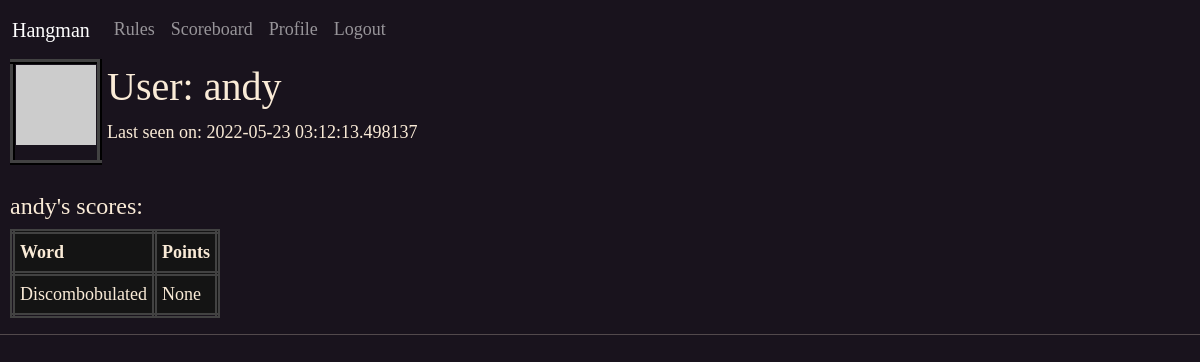
Before: /user/andy (signed in) with the older database file.
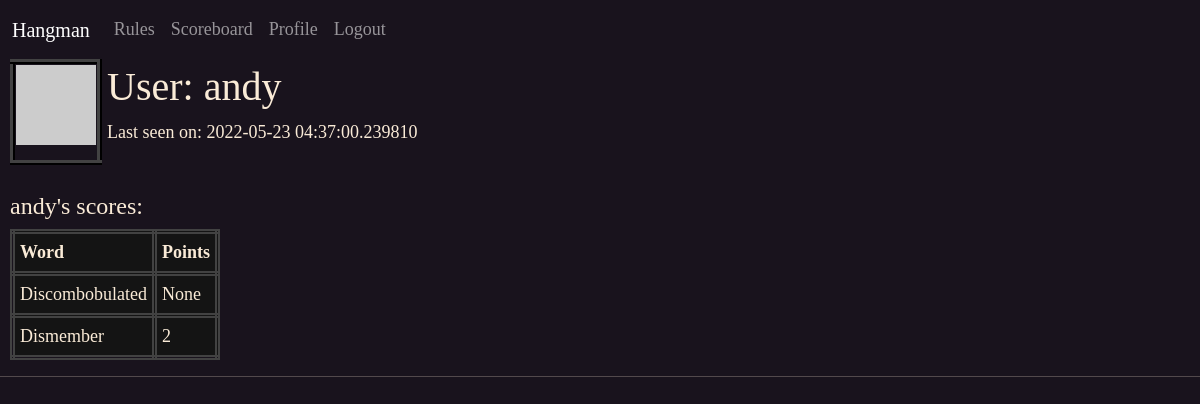
After: the same page with the newer database file.
### app/models.py (models this page shows, shortened)
class User(UserMixin, db.Model):
    id = db.Column(db.Integer, primary_key=True)
    email = db.Column(db.String(60), index=True, unique=True)
    username = db.Column(db.String(60), index=True, unique=True)
    password_hash = db.Column(db.String(128))
    last_seen = db.Column(db.DateTime, default=datetime.utcnow())
    def avatar(self, size):
        digest = md5('hangguest@protonmail.com'.lower().encode('utf-8')).hexdigest()
        return 'https://www.gravatar.com/avatar/{}?d=retro&s={}'.format(digest,size)

class Words(db.Model):
    id = db.Column(db.Integer, primary_key=True)
    word = db.Column(db.String(60), index=True, unique=True)
    definition = db.Column(db.String(60), index=True, unique=True)

### app/routes.py (the view)
@app.route('/user/<username>')
@login_required
def user(username):
    user = User.query.filter_by(username=username).first_or_404()
    theScore = []
    for score in Scores.query.filter_by(user_id=current_user.id).all():
        theScore.append([f"{Words.query.get(score.word_id).word}",
                        f"{score.points}"])
    return render_template('user.html', user=user, points=theScore)

### app/models.py (called while the page is built)
@login.user_loader
def load_user(id):
    return User.query.get(int(id))

### app/routes.py (called while the page is built)
@app.before_request
def before_request():
    if current_user.is_authenticated:
        current_user.last_seen = datetime.utcnow()
        db.session.commit()

### app/templates/user.html (shortened to what this page needs)
{% extends "base.html" %}
{% block content %}
<table style="margin-left:10px">
    <tr valign="top">
        <td id="profilePic"><img src="{{ user.avatar(128) }}"></td>
        <td style="padding-left:5px;">
            <h1>User: {{ user.username }}</h1>
            {% if user.last_seen %}
                <p>Last seen on: {{ user.last_seen }}</p>
                {% endif %}
        </td>
    </tr>
</table><br>
<h4 style="margin-left:10px;">{{ user.username }}'s scores:</h4>
<table id="stats" style="margin-left:10px;">
    <tr>
        <th class="scores">Word</th>
        <th class="scores">Points</th>
    </tr>
    {% for item1, item2 in points %}
    <tr>
        <td class="scores">{{ item1 }}</td>
        <td class="scores">{{ item2 }}</td>
    </tr>
    {% endfor %}
</table>
{% endblock %}

Changed rows visible on the page:
changed User "andy": last_seen "2022-05-23 03:12:13.498137" → "2022-05-23 04:37:00.239810"
now on this page (row unchanged): Words: word "Dismember", item2 "2"
